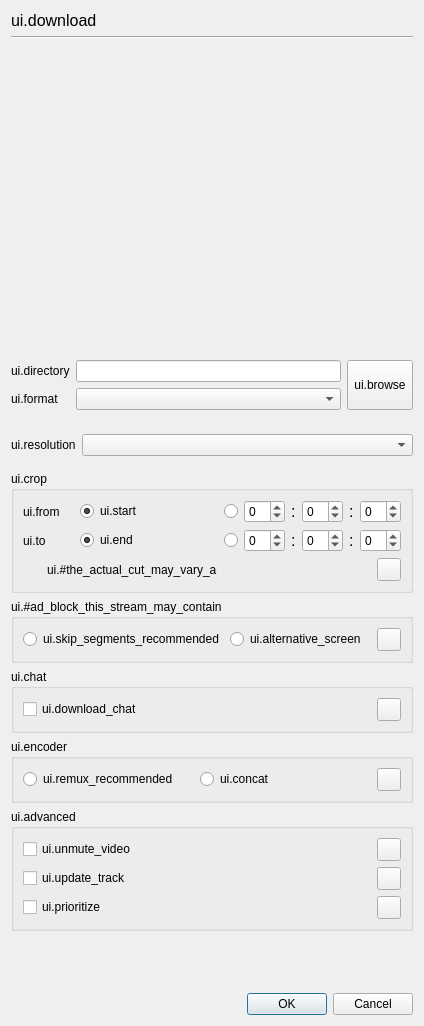
<?xml version="1.0" encoding="UTF-8"?>
<ui version="4.0">
 <class>Dialog</class>
 <widget class="QDialog" name="Dialog">
  <property name="geometry">
   <rect>
    <x>0</x>
    <y>0</y>
    <width>420</width>
    <height>928</height>
   </rect>
  </property>
  <property name="sizePolicy">
   <sizepolicy hsizetype="Fixed" vsizetype="Fixed">
    <horstretch>0</horstretch>
    <verstretch>0</verstretch>
   </sizepolicy>
  </property>
  <property name="windowTitle">
   <string>ui.download_menu</string>
  </property>
  <property name="locale">
   <locale language="English" country="UnitedStates"/>
  </property>
  <property name="sizeGripEnabled">
   <bool>false</bool>
  </property>
  <layout class="QVBoxLayout" name="DialogLayout">
   <item>
    <widget class="QLabel" name="windowTitleLabel">
     <property name="sizePolicy">
      <sizepolicy hsizetype="Ignored" vsizetype="Fixed">
       <horstretch>0</horstretch>
       <verstretch>0</verstretch>
      </sizepolicy>
     </property>
     <property name="font">
      <font>
       <pointsize>12</pointsize>
      </font>
     </property>
     <property name="text">
      <string>ui.download</string>
     </property>
    </widget>
   </item>
   <item>
    <widget class="Line" name="windowTitleLine">
     <property name="orientation">
      <enum>Qt::Horizontal</enum>
     </property>
    </widget>
   </item>
   <item>
    <widget class="QWidget" name="videoWidget" native="true">
     <property name="minimumSize">
      <size>
       <width>402</width>
       <height>300</height>
      </size>
     </property>
     <layout class="QVBoxLayout" name="videoWidgetLayout"/>
    </widget>
   </item>
   <item>
    <widget class="QWidget" name="settingsArea" native="true">
     <layout class="QVBoxLayout" name="settingsAreaLayout">
      <property name="leftMargin">
       <number>0</number>
      </property>
      <property name="topMargin">
       <number>0</number>
      </property>
      <property name="rightMargin">
       <number>0</number>
      </property>
      <property name="bottomMargin">
       <number>0</number>
      </property>
      <item>
       <widget class="QWidget" name="directoryArea" native="true">
        <layout class="QHBoxLayout" name="directoryAreaLayout">
         <property name="leftMargin">
          <number>0</number>
         </property>
         <property name="rightMargin">
          <number>0</number>
         </property>
         <item>
          <widget class="QWidget" name="fileOptionsArea" native="true">
           <layout class="QFormLayout" name="fileOptionsAreaLayout">
            <property name="leftMargin">
             <number>0</number>
            </property>
            <property name="topMargin">
             <number>0</number>
            </property>
            <property name="rightMargin">
             <number>0</number>
            </property>
            <property name="bottomMargin">
             <number>0</number>
            </property>
            <item row="0" column="0">
             <widget class="QLabel" name="directoryLabel">
              <property name="text">
               <string>ui.directory</string>
              </property>
             </widget>
            </item>
            <item row="0" column="1">
             <widget class="QLineEdit" name="currentDirectory">
              <property name="readOnly">
               <bool>true</bool>
              </property>
             </widget>
            </item>
            <item row="1" column="0">
             <widget class="QLabel" name="formatLabel">
              <property name="text">
               <string>ui.format</string>
              </property>
             </widget>
            </item>
            <item row="1" column="1">
             <widget class="QComboBox" name="fileFormat"/>
            </item>
           </layout>
          </widget>
         </item>
         <item>
          <widget class="QToolButton" name="searchDirectory">
           <property name="sizePolicy">
            <sizepolicy hsizetype="Fixed" vsizetype="Preferred">
             <horstretch>0</horstretch>
             <verstretch>0</verstretch>
            </sizepolicy>
           </property>
           <property name="text">
            <string>ui.browse</string>
           </property>
          </widget>
         </item>
        </layout>
       </widget>
      </item>
      <item>
       <widget class="QWidget" name="resolutionArea" native="true">
        <layout class="QHBoxLayout" name="resolutionAreaLayout">
         <property name="leftMargin">
          <number>0</number>
         </property>
         <property name="rightMargin">
          <number>0</number>
         </property>
         <item>
          <widget class="QLabel" name="resolutionLabel">
           <property name="sizePolicy">
            <sizepolicy hsizetype="Fixed" vsizetype="Preferred">
             <horstretch>0</horstretch>
             <verstretch>0</verstretch>
            </sizepolicy>
           </property>
           <property name="minimumSize">
            <size>
             <width>50</width>
             <height>0</height>
            </size>
           </property>
           <property name="text">
            <string>ui.resolution</string>
           </property>
          </widget>
         </item>
         <item>
          <widget class="QComboBox" name="resolution">
           <property name="sizePolicy">
            <sizepolicy hsizetype="Ignored" vsizetype="Fixed">
             <horstretch>0</horstretch>
             <verstretch>0</verstretch>
            </sizepolicy>
           </property>
          </widget>
         </item>
        </layout>
       </widget>
      </item>
      <item>
       <widget class="QGroupBox" name="cropArea">
        <property name="title">
         <string>ui.crop</string>
        </property>
        <layout class="QVBoxLayout" name="verticalLayout">
         <item>
          <widget class="QWidget" name="cropTimeArea" native="true">
           <layout class="QFormLayout" name="cropTimeAreaLayout">
            <property name="horizontalSpacing">
             <number>20</number>
            </property>
            <property name="leftMargin">
             <number>0</number>
            </property>
            <property name="topMargin">
             <number>0</number>
            </property>
            <property name="rightMargin">
             <number>0</number>
            </property>
            <property name="bottomMargin">
             <number>0</number>
            </property>
            <item row="0" column="0">
             <widget class="QLabel" name="cropFromLabel">
              <property name="text">
               <string>ui.from</string>
              </property>
             </widget>
            </item>
            <item row="0" column="1">
             <widget class="QWidget" name="cropFromSelectArea" native="true">
              <layout class="QHBoxLayout" name="cropFromSelectAreaLayout">
               <property name="leftMargin">
                <number>0</number>
               </property>
               <property name="topMargin">
                <number>0</number>
               </property>
               <property name="rightMargin">
                <number>0</number>
               </property>
               <property name="bottomMargin">
                <number>0</number>
               </property>
               <item>
                <widget class="QRadioButton" name="cropFromStartRadioButton">
                 <property name="text">
                  <string>ui.start</string>
                 </property>
                 <property name="checked">
                  <bool>true</bool>
                 </property>
                </widget>
               </item>
               <item>
                <widget class="QRadioButton" name="cropFromSelectRadioButton">
                 <property name="sizePolicy">
                  <sizepolicy hsizetype="Fixed" vsizetype="Fixed">
                   <horstretch>0</horstretch>
                   <verstretch>0</verstretch>
                  </sizepolicy>
                 </property>
                 <property name="text">
                  <string/>
                 </property>
                </widget>
               </item>
               <item alignment="Qt::AlignLeft">
                <widget class="QWidget" name="fromTimeBar" native="true">
                 <property name="sizePolicy">
                  <sizepolicy hsizetype="Fixed" vsizetype="Preferred">
                   <horstretch>0</horstretch>
                   <verstretch>0</verstretch>
                  </sizepolicy>
                 </property>
                 <layout class="QHBoxLayout" name="fromTimeBarLayout">
                  <property name="leftMargin">
                   <number>0</number>
                  </property>
                  <property name="topMargin">
                   <number>0</number>
                  </property>
                  <property name="rightMargin">
                   <number>0</number>
                  </property>
                  <property name="bottomMargin">
                   <number>0</number>
                  </property>
                  <item>
                   <widget class="QSpinBox" name="fromSpinH">
                    <property name="sizePolicy">
                     <sizepolicy hsizetype="Preferred" vsizetype="Fixed">
                      <horstretch>0</horstretch>
                      <verstretch>0</verstretch>
                     </sizepolicy>
                    </property>
                    <property name="minimumSize">
                     <size>
                      <width>40</width>
                      <height>0</height>
                     </size>
                    </property>
                    <property name="minimum">
                     <number>-1</number>
                    </property>
                   </widget>
                  </item>
                  <item>
                   <widget class="QLabel" name="fromColon_1">
                    <property name="font">
                     <font>
                      <pointsize>12</pointsize>
                     </font>
                    </property>
                    <property name="text">
                     <string>:</string>
                    </property>
                   </widget>
                  </item>
                  <item>
                   <widget class="QSpinBox" name="fromSpinM">
                    <property name="sizePolicy">
                     <sizepolicy hsizetype="Preferred" vsizetype="Fixed">
                      <horstretch>0</horstretch>
                      <verstretch>0</verstretch>
                     </sizepolicy>
                    </property>
                    <property name="minimumSize">
                     <size>
                      <width>40</width>
                      <height>0</height>
                     </size>
                    </property>
                    <property name="minimum">
                     <number>-1</number>
                    </property>
                   </widget>
                  </item>
                  <item>
                   <widget class="QLabel" name="fromColon_2">
                    <property name="font">
                     <font>
                      <pointsize>12</pointsize>
                     </font>
                    </property>
                    <property name="text">
                     <string>:</string>
                    </property>
                   </widget>
                  </item>
                  <item>
                   <widget class="QSpinBox" name="fromSpinS">
                    <property name="sizePolicy">
                     <sizepolicy hsizetype="Preferred" vsizetype="Fixed">
                      <horstretch>0</horstretch>
                      <verstretch>0</verstretch>
                     </sizepolicy>
                    </property>
                    <property name="minimumSize">
                     <size>
                      <width>40</width>
                      <height>0</height>
                     </size>
                    </property>
                    <property name="minimum">
                     <number>-1</number>
                    </property>
                   </widget>
                  </item>
                 </layout>
                </widget>
               </item>
              </layout>
             </widget>
            </item>
            <item row="1" column="0">
             <widget class="QLabel" name="cropToLabel">
              <property name="text">
               <string>ui.to</string>
              </property>
             </widget>
            </item>
            <item row="1" column="1">
             <widget class="QWidget" name="cropToSelectArea" native="true">
              <layout class="QHBoxLayout" name="cropToSelectAreaLayout">
               <property name="leftMargin">
                <number>0</number>
               </property>
               <property name="topMargin">
                <number>0</number>
               </property>
               <property name="rightMargin">
                <number>0</number>
               </property>
               <property name="bottomMargin">
                <number>0</number>
               </property>
               <item>
                <widget class="QRadioButton" name="cropToEndRadioButton">
                 <property name="text">
                  <string>ui.end</string>
                 </property>
                 <property name="checked">
                  <bool>true</bool>
                 </property>
                </widget>
               </item>
               <item>
                <widget class="QRadioButton" name="cropToSelectRadioButton">
                 <property name="sizePolicy">
                  <sizepolicy hsizetype="Fixed" vsizetype="Fixed">
                   <horstretch>0</horstretch>
                   <verstretch>0</verstretch>
                  </sizepolicy>
                 </property>
                 <property name="text">
                  <string/>
                 </property>
                </widget>
               </item>
               <item alignment="Qt::AlignLeft">
                <widget class="QWidget" name="toTimeBar" native="true">
                 <property name="sizePolicy">
                  <sizepolicy hsizetype="Fixed" vsizetype="Preferred">
                   <horstretch>0</horstretch>
                   <verstretch>0</verstretch>
                  </sizepolicy>
                 </property>
                 <layout class="QHBoxLayout" name="toTimeBarLayout">
                  <property name="leftMargin">
                   <number>0</number>
                  </property>
                  <property name="topMargin">
                   <number>0</number>
                  </property>
                  <property name="rightMargin">
                   <number>0</number>
                  </property>
                  <property name="bottomMargin">
                   <number>0</number>
                  </property>
                  <item>
                   <widget class="QSpinBox" name="toSpinH">
                    <property name="sizePolicy">
                     <sizepolicy hsizetype="Preferred" vsizetype="Fixed">
                      <horstretch>0</horstretch>
                      <verstretch>0</verstretch>
                     </sizepolicy>
                    </property>
                    <property name="minimumSize">
                     <size>
                      <width>40</width>
                      <height>0</height>
                     </size>
                    </property>
                    <property name="minimum">
                     <number>-1</number>
                    </property>
                   </widget>
                  </item>
                  <item>
                   <widget class="QLabel" name="toColon_1">
                    <property name="font">
                     <font>
                      <pointsize>12</pointsize>
                     </font>
                    </property>
                    <property name="text">
                     <string>:</string>
                    </property>
                   </widget>
                  </item>
                  <item>
                   <widget class="QSpinBox" name="toSpinM">
                    <property name="sizePolicy">
                     <sizepolicy hsizetype="Preferred" vsizetype="Fixed">
                      <horstretch>0</horstretch>
                      <verstretch>0</verstretch>
                     </sizepolicy>
                    </property>
                    <property name="minimumSize">
                     <size>
                      <width>40</width>
                      <height>0</height>
                     </size>
                    </property>
                    <property name="minimum">
                     <number>-1</number>
                    </property>
                   </widget>
                  </item>
                  <item>
                   <widget class="QLabel" name="toColon_2">
                    <property name="font">
                     <font>
                      <pointsize>12</pointsize>
                     </font>
                    </property>
                    <property name="text">
                     <string>:</string>
                    </property>
                   </widget>
                  </item>
                  <item>
                   <widget class="QSpinBox" name="toSpinS">
                    <property name="sizePolicy">
                     <sizepolicy hsizetype="Preferred" vsizetype="Fixed">
                      <horstretch>0</horstretch>
                      <verstretch>0</verstretch>
                     </sizepolicy>
                    </property>
                    <property name="minimumSize">
                     <size>
                      <width>40</width>
                      <height>0</height>
                     </size>
                    </property>
                    <property name="specialValueText">
                     <string/>
                    </property>
                    <property name="minimum">
                     <number>-1</number>
                    </property>
                   </widget>
                  </item>
                 </layout>
                </widget>
               </item>
              </layout>
             </widget>
            </item>
           </layout>
          </widget>
         </item>
         <item>
          <widget class="QStackedWidget" name="cropInfoArea">
           <widget class="QWidget" name="cropSettingsInfoArea">
            <layout class="QHBoxLayout" name="cropSettingsInfoAreaLayout">
             <property name="leftMargin">
              <number>0</number>
             </property>
             <property name="topMargin">
              <number>0</number>
             </property>
             <property name="rightMargin">
              <number>0</number>
             </property>
             <property name="bottomMargin">
              <number>0</number>
             </property>
             <item>
              <widget class="QLabel" name="cropSettingsInfoIcon">
               <property name="sizePolicy">
                <sizepolicy hsizetype="Fixed" vsizetype="Fixed">
                 <horstretch>0</horstretch>
                 <verstretch>0</verstretch>
                </sizepolicy>
               </property>
               <property name="maximumSize">
                <size>
                 <width>18</width>
                 <height>18</height>
                </size>
               </property>
               <property name="pixmap">
                <pixmap>../icons/light/info.svg</pixmap>
               </property>
               <property name="scaledContents">
                <bool>true</bool>
               </property>
               <property name="alignment">
                <set>Qt::AlignCenter</set>
               </property>
              </widget>
             </item>
             <item>
              <widget class="QLabel" name="cropSettingsInfoLabel">
               <property name="sizePolicy">
                <sizepolicy hsizetype="Ignored" vsizetype="Preferred">
                 <horstretch>0</horstretch>
                 <verstretch>0</verstretch>
                </sizepolicy>
               </property>
               <property name="text">
                <string>ui.#the_actual_cut_may_vary_a</string>
               </property>
              </widget>
             </item>
             <item>
              <widget class="QToolButton" name="cropSettingsInfoButton">
               <property name="toolTip">
                <string>ui.help</string>
               </property>
               <property name="icon">
                <iconset>
                 <normaloff>../icons/light/help.svg</normaloff>../icons/light/help.svg</iconset>
               </property>
              </widget>
             </item>
            </layout>
           </widget>
           <widget class="QWidget" name="cropRangeInfoArea">
            <layout class="QHBoxLayout" name="cropRangeInfoAreaLayout">
             <property name="leftMargin">
              <number>0</number>
             </property>
             <property name="topMargin">
              <number>0</number>
             </property>
             <property name="rightMargin">
              <number>0</number>
             </property>
             <property name="bottomMargin">
              <number>0</number>
             </property>
             <item>
              <widget class="QLabel" name="cropRangeInfoIcon">
               <property name="sizePolicy">
                <sizepolicy hsizetype="Fixed" vsizetype="Fixed">
                 <horstretch>0</horstretch>
                 <verstretch>0</verstretch>
                </sizepolicy>
               </property>
               <property name="maximumSize">
                <size>
                 <width>18</width>
                 <height>18</height>
                </size>
               </property>
               <property name="pixmap">
                <pixmap>../icons/light/alert_red.svg</pixmap>
               </property>
               <property name="scaledContents">
                <bool>true</bool>
               </property>
               <property name="alignment">
                <set>Qt::AlignCenter</set>
               </property>
              </widget>
             </item>
             <item>
              <widget class="QLabel" name="cropRangeInfoLabel">
               <property name="sizePolicy">
                <sizepolicy hsizetype="Ignored" vsizetype="Preferred">
                 <horstretch>0</horstretch>
                 <verstretch>0</verstretch>
                </sizepolicy>
               </property>
               <property name="text">
                <string>ui.#please_specify_a_valid_range</string>
               </property>
              </widget>
             </item>
            </layout>
           </widget>
          </widget>
         </item>
        </layout>
       </widget>
      </item>
      <item>
       <widget class="QGroupBox" name="adBlockArea">
        <property name="title">
         <string>ui.#ad_block_this_stream_may_contain</string>
        </property>
        <layout class="QHBoxLayout" name="adBlockAreaLayout">
         <item>
          <widget class="QRadioButton" name="adBlockSkipSegmentsRadioButton">
           <property name="text">
            <string>ui.skip_segments_recommended</string>
           </property>
          </widget>
         </item>
         <item>
          <widget class="QRadioButton" name="adBlockAlternativeScreenRadioButton">
           <property name="text">
            <string>ui.alternative_screen</string>
           </property>
          </widget>
         </item>
         <item>
          <widget class="QToolButton" name="adBlockInfo">
           <property name="toolTip">
            <string>ui.help</string>
           </property>
           <property name="icon">
            <iconset>
             <normaloff>../icons/light/help.svg</normaloff>../icons/light/help.svg</iconset>
           </property>
          </widget>
         </item>
        </layout>
       </widget>
      </item>
      <item>
       <widget class="QGroupBox" name="chatArea">
        <property name="title">
         <string>ui.chat</string>
        </property>
        <layout class="QHBoxLayout" name="chatAreaLayout">
         <item>
          <widget class="QCheckBox" name="downloadChatCheckBox">
           <property name="text">
            <string>ui.download_chat</string>
           </property>
          </widget>
         </item>
         <item>
          <widget class="QToolButton" name="downloadChatInfo">
           <property name="toolTip">
            <string>ui.help</string>
           </property>
           <property name="icon">
            <iconset>
             <normaloff>../icons/light/help.svg</normaloff>../icons/light/help.svg</iconset>
           </property>
          </widget>
         </item>
        </layout>
       </widget>
      </item>
      <item>
       <widget class="QGroupBox" name="encoderArea">
        <property name="title">
         <string>ui.encoder</string>
        </property>
        <layout class="QHBoxLayout" name="encoderAreaLayout">
         <item>
          <widget class="QRadioButton" name="remuxRadioButton">
           <property name="text">
            <string>ui.remux_recommended</string>
           </property>
          </widget>
         </item>
         <item>
          <widget class="QRadioButton" name="concatRadioButton">
           <property name="text">
            <string>ui.concat</string>
           </property>
          </widget>
         </item>
         <item>
          <widget class="QToolButton" name="encoderInfo">
           <property name="toolTip">
            <string>ui.help</string>
           </property>
           <property name="icon">
            <iconset>
             <normaloff>../icons/light/help.svg</normaloff>../icons/light/help.svg</iconset>
           </property>
          </widget>
         </item>
        </layout>
       </widget>
      </item>
      <item>
       <widget class="QGroupBox" name="advancedArea">
        <property name="sizePolicy">
         <sizepolicy hsizetype="Preferred" vsizetype="Fixed">
          <horstretch>0</horstretch>
          <verstretch>0</verstretch>
         </sizepolicy>
        </property>
        <property name="title">
         <string>ui.advanced</string>
        </property>
        <layout class="QVBoxLayout" name="advancedAreaLayout">
         <item>
          <widget class="QWidget" name="unmuteVideoArea" native="true">
           <layout class="QHBoxLayout" name="unmuteVideoAreaLayout">
            <property name="leftMargin">
             <number>0</number>
            </property>
            <property name="topMargin">
             <number>0</number>
            </property>
            <property name="rightMargin">
             <number>0</number>
            </property>
            <property name="bottomMargin">
             <number>0</number>
            </property>
            <item>
             <widget class="QCheckBox" name="unmuteVideoCheckBox">
              <property name="text">
               <string>ui.unmute_video</string>
              </property>
             </widget>
            </item>
            <item>
             <widget class="QToolButton" name="unmuteVideoInfo">
              <property name="toolTip">
               <string>ui.help</string>
              </property>
              <property name="icon">
               <iconset>
                <normaloff>../icons/light/help.svg</normaloff>../icons/light/help.svg</iconset>
              </property>
             </widget>
            </item>
           </layout>
          </widget>
         </item>
         <item>
          <widget class="QWidget" name="updateTrackArea" native="true">
           <layout class="QHBoxLayout" name="updateTrackAreaLayout">
            <property name="leftMargin">
             <number>0</number>
            </property>
            <property name="topMargin">
             <number>0</number>
            </property>
            <property name="rightMargin">
             <number>0</number>
            </property>
            <property name="bottomMargin">
             <number>0</number>
            </property>
            <item>
             <widget class="QCheckBox" name="updateTrackCheckBox">
              <property name="text">
               <string>ui.update_track</string>
              </property>
             </widget>
            </item>
            <item>
             <widget class="QToolButton" name="updateTrackInfo">
              <property name="toolTip">
               <string>ui.help</string>
              </property>
              <property name="icon">
               <iconset>
                <normaloff>../icons/light/help.svg</normaloff>../icons/light/help.svg</iconset>
              </property>
             </widget>
            </item>
           </layout>
          </widget>
         </item>
         <item>
          <widget class="QWidget" name="prioritizeArea" native="true">
           <layout class="QHBoxLayout" name="prioritizeAreaLayout">
            <property name="leftMargin">
             <number>0</number>
            </property>
            <property name="topMargin">
             <number>0</number>
            </property>
            <property name="rightMargin">
             <number>0</number>
            </property>
            <property name="bottomMargin">
             <number>0</number>
            </property>
            <item>
             <widget class="QCheckBox" name="prioritizeCheckBox">
              <property name="text">
               <string>ui.prioritize</string>
              </property>
             </widget>
            </item>
            <item>
             <widget class="QToolButton" name="prioritizeInfo">
              <property name="toolTip">
               <string>ui.help</string>
              </property>
              <property name="icon">
               <iconset>
                <normaloff>../icons/light/help.svg</normaloff>../icons/light/help.svg</iconset>
              </property>
             </widget>
            </item>
           </layout>
          </widget>
         </item>
        </layout>
       </widget>
      </item>
     </layout>
    </widget>
   </item>
   <item>
    <widget class="QWidget" name="partnerContentArea_1" native="true">
     <property name="minimumSize">
      <size>
       <width>320</width>
       <height>50</height>
      </size>
     </property>
     <layout class="QHBoxLayout" name="adAreaLayout_1">
      <property name="spacing">
       <number>0</number>
      </property>
      <property name="leftMargin">
       <number>0</number>
      </property>
      <property name="topMargin">
       <number>0</number>
      </property>
      <property name="rightMargin">
       <number>0</number>
      </property>
      <property name="bottomMargin">
       <number>0</number>
      </property>
     </layout>
    </widget>
   </item>
   <item>
    <widget class="QDialogButtonBox" name="buttonBox">
     <property name="orientation">
      <enum>Qt::Horizontal</enum>
     </property>
     <property name="standardButtons">
      <set>QDialogButtonBox::Cancel|QDialogButtonBox::Ok</set>
     </property>
    </widget>
   </item>
  </layout>
 </widget>
 <resources/>
 <connections>
  <connection>
   <sender>buttonBox</sender>
   <signal>accepted()</signal>
   <receiver>Dialog</receiver>
   <slot>accept()</slot>
   <hints>
    <hint type="sourcelabel">
     <x>248</x>
     <y>254</y>
    </hint>
    <hint type="destinationlabel">
     <x>157</x>
     <y>274</y>
    </hint>
   </hints>
  </connection>
  <connection>
   <sender>buttonBox</sender>
   <signal>rejected()</signal>
   <receiver>Dialog</receiver>
   <slot>reject()</slot>
   <hints>
    <hint type="sourcelabel">
     <x>316</x>
     <y>260</y>
    </hint>
    <hint type="destinationlabel">
     <x>286</x>
     <y>274</y>
    </hint>
   </hints>
  </connection>
 </connections>
</ui>
